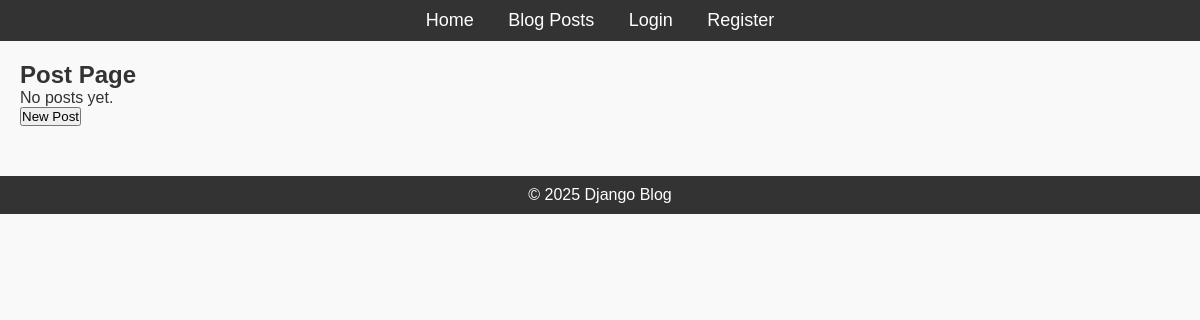
The app's page /blog/posts, older data.
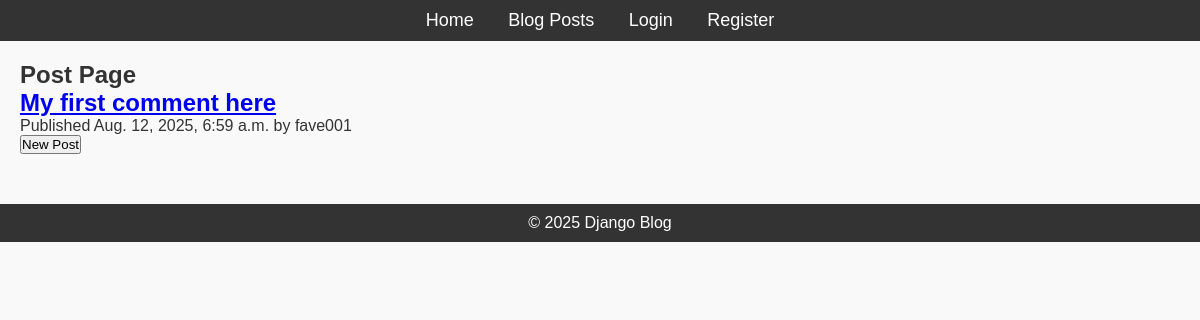
The same page, newer data.
### blog/models.py (models this page shows, shortened)
class Post(models.Model):
    title = models.CharField(max_length=200)
    content = models.TextField()
    published_date = models.DateTimeField(auto_now_add=True)
    author = models.ForeignKey(User, on_delete=models.CASCADE, related_name='post_author')
    def get_absolute_url(self):
        return reverse("post_detail", kwargs={"pk": self.pk})

### blog/views.py (the view)
# urls.py: path('posts', PostsView.as_view(), name='posts'),
class PostsView(ListView):
    model = Post
    template_name = 'blog/posts.html'
    context_object_name = 'posts'
    ordering = ['-published_date']

### blog/templates/blog/posts.html (shortened to what this page needs)
{% extends "blog/base.html" %}
{% block content %}
    <h2>Post Page</h2>
    {% for post in posts %}
      <h2>
         <a href="{{ post.get_absolute_url }}">
         {{ post.title }}
         </a>
      </h2>
      <p class="date">
         Published {{ post.published_date }} by {{ post.author }}
      </p>
   {% empty %}
      <p>No posts yet.</p>
   {% endfor %}
    <form action="{% url 'post_new' %}" method="post">
            <button type="submit">New Post</button>
    </form>
{% endblock content %}

Row changes from the older to the newer data that the page shows:
added Post: title "My first comment here", published_date "Aug. 12, 2025, 6:59 a.m.", author "fave001"
Text that changed along with them:
text no longer shown: "No posts yet."
